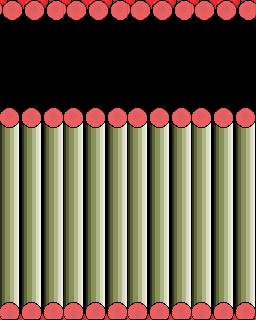

The image is a tile-based game level rendered from a .tmx file. Its description and source (layers, tilesets, objects; grid data summarised) follow:
An orthogonal 4x5 tile map with 64x64 px tiles, 2 tile layers (Ground, Tile Layer 1), 2 tilesets.

<map version="1.0" orientation="orthogonal" width="4" height="5" tilewidth="64" tileheight="64">
 <tileset firstgid="1" name="complete_cell_wallset" tilewidth="64" tileheight="64">
  <image source="../complete_cell_wallset.png" trans="1eda02" width="192" height="320" />
 </tileset>
 <tileset firstgid="16" name="cellTexture0000" tilewidth="64" tileheight="64">
  <image source="../cellTexture0000.png" trans="1eda02" width="64" height="64" />
 </tileset>
 <layer name="Ground" width="4" height="5">
  <data>[20 cells, 4 non-empty, 1 distinct tile ids]</data>
 </layer>
 <layer name="Tile Layer 1" width="4" height="5">
  <data>[20 cells, 20 non-empty, 4 distinct tile ids]</data>
 </layer>
</map>
